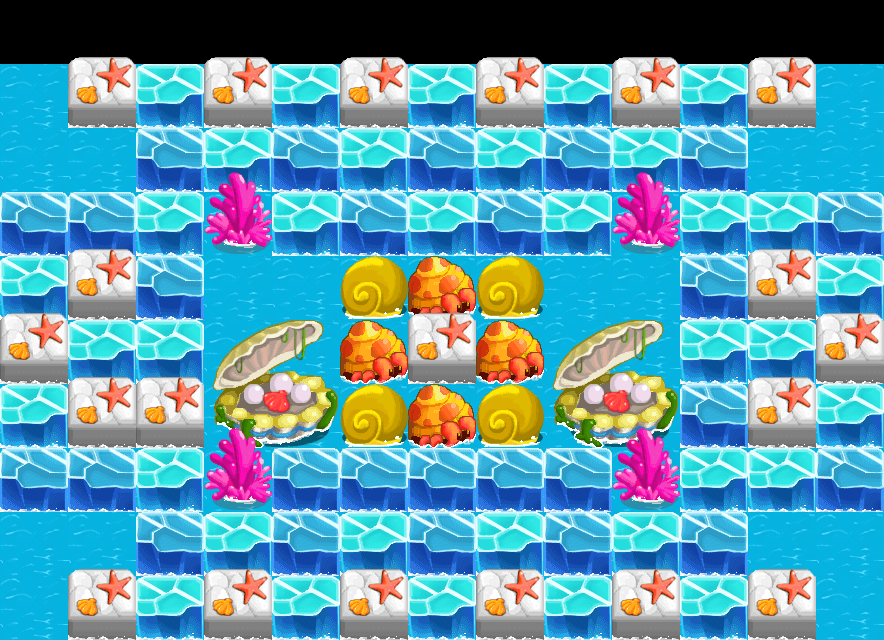

A 2D game scene composited from a Tiled map and its tileset images. What follows is a short description and the map's XML, with each tile layer's data collapsed to a summary:
An orthogonal 13x10 tile map with 68x64 px tiles, 4 tile layers (bg, item, wall, fg) and 2 objects (player2, player1).

<map version="1.0" orientation="orthogonal" renderorder="right-down" width="13" height="10" tilewidth="68" tileheight="64" nextobjectid="6">
 <tileset firstgid="1" name="ice" tilewidth="68" tileheight="64" tilecount="35" columns="5">
  <image source="ice.png" width="340" height="448" />
  <tile id="3">
   <properties>
    <property name="block" value="1" />
   </properties>
  </tile>
  <tile id="4">
   <properties>
    <property name="block" value="1" />
   </properties>
  </tile>
  <tile id="5">
   <properties>
    <property name="block" value="1" />
   </properties>
  </tile>
  <tile id="6">
   <properties>
    <property name="block" value="1" />
   </properties>
  </tile>
  <tile id="7">
   <properties>
    <property name="block" value="1" />
   </properties>
  </tile>
  <tile id="9">
   <properties>
    <property name="anim" value="2" />
    <property name="dir" value="up" />
   </properties>
  </tile>
  <tile id="10">
   <properties>
    <property name="block" value="1" />
   </properties>
  </tile>
  <tile id="11">
   <properties>
    <property name="block" value="1" />
   </properties>
  </tile>
  <tile id="13">
   <properties>
    <property name="block" value="1" />
   </properties>
  </tile>
  <tile id="14">
   <properties>
    <property name="block" value="1" />
   </properties>
  </tile>
  <tile id="15">
   <properties>
    <property name="block" value="1" />
   </properties>
  </tile>
  <tile id="16">
   <properties>
    <property name="block" value="1" />
   </properties>
  </tile>
  <tile id="17">
   <properties>
    <property name="block" value="1" />
    <property name="move" value="1" />
   </properties>
  </tile>
  <tile id="23">
   <properties>
    <property name="block" value="1" />
   </properties>
  </tile>
  <tile id="24">
   <properties>
    <property name="block" value="1" />
   </properties>
  </tile>
  <tile id="25">
   <properties>
    <property name="block" value="1" />
   </properties>
  </tile>
  <tile id="26">
   <properties>
    <property name="block" value="1" />
   </properties>
  </tile>
  <tile id="30">
   <properties>
    <property name="anim" value="5" />
    <property name="dir" value="up" />
   </properties>
  </tile>
 </tileset>
 <layer name="bg" width="13" height="10">
  <data>[130 cells, 117 non-empty, 1 distinct tile ids]</data>
 </layer>
 <layer name="item" width="13" height="10">
  <data>[130 cells, 70 non-empty, 4 distinct tile ids]</data>
 </layer>
 <layer name="wall" width="13" height="10">
  <data>[130 cells, 28 non-empty, 4 distinct tile ids]</data>
 </layer>
 <layer name="fg" width="13" height="10">
  <data>[130 cells, 28 non-empty, 4 distinct tile ids]</data>
 </layer>
 <objectgroup name="players">
  <object id="1" name="player2" x="32" y="92">
   <properties>
    <property name="playertype" value="player" />
   </properties>
  </object>
  <object id="3" name="player1" x="841" y="591">
   <properties>
    <property name="playertype" value="npc4" />
   </properties>
  </object>
 </objectgroup>
</map>